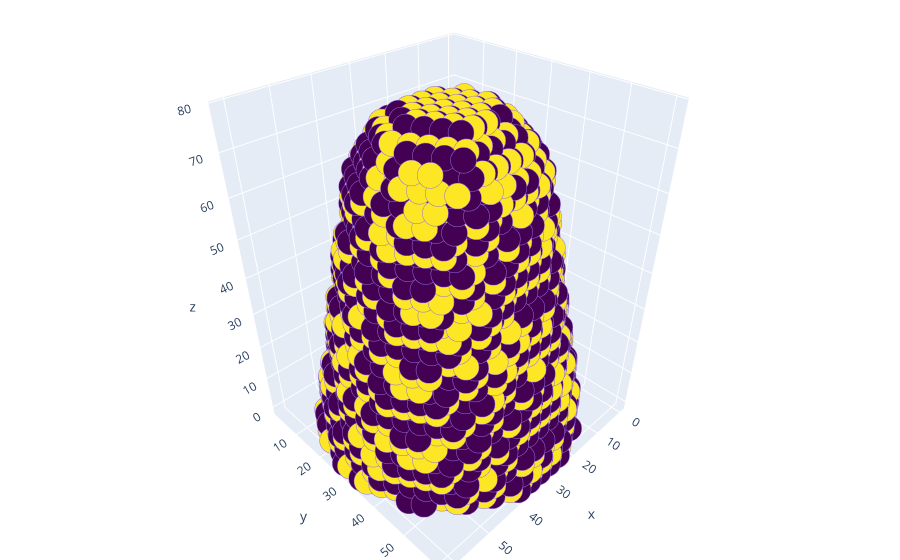

This figure's notebook cell:
### Code cell
visualize(pr_tip_shank)

### Figure 1 — Plotly figure (JSON) as saved in the notebook; plotly's stock layout.template omitted (floating-point values rounded to 4 significant figures; data arrays with more than 128 entries replaced by an {"elided": "..."} marker saying what was removed)
{"data": [{"marker": {"color": {"elided": "9567 int values"}, "colorscale": [[0, "#440154"], [0.1111, "#482878"], [0.2222, "#3e4989"], [0.3333, "#31688e"], [0.4444, "#26828e"], [0.5556, "#1f9e89"], [0.6667, "#35b779"], [0.7778, "#6ece58"], [0.8889, "#b5de2b"], [1, "#fde725"]], "line": {"color": "MediumPurple", "width": 12}, "size": 9}, "mode": "markers", "type": "scatter3d", "x": {"elided": "9567 float values"}, "y": {"elided": "9567 float values"}, "z": {"elided": "9567 float values"}}], "layout": {"margin": {"b": 0, "l": 0, "r": 0, "t": 0}}}
